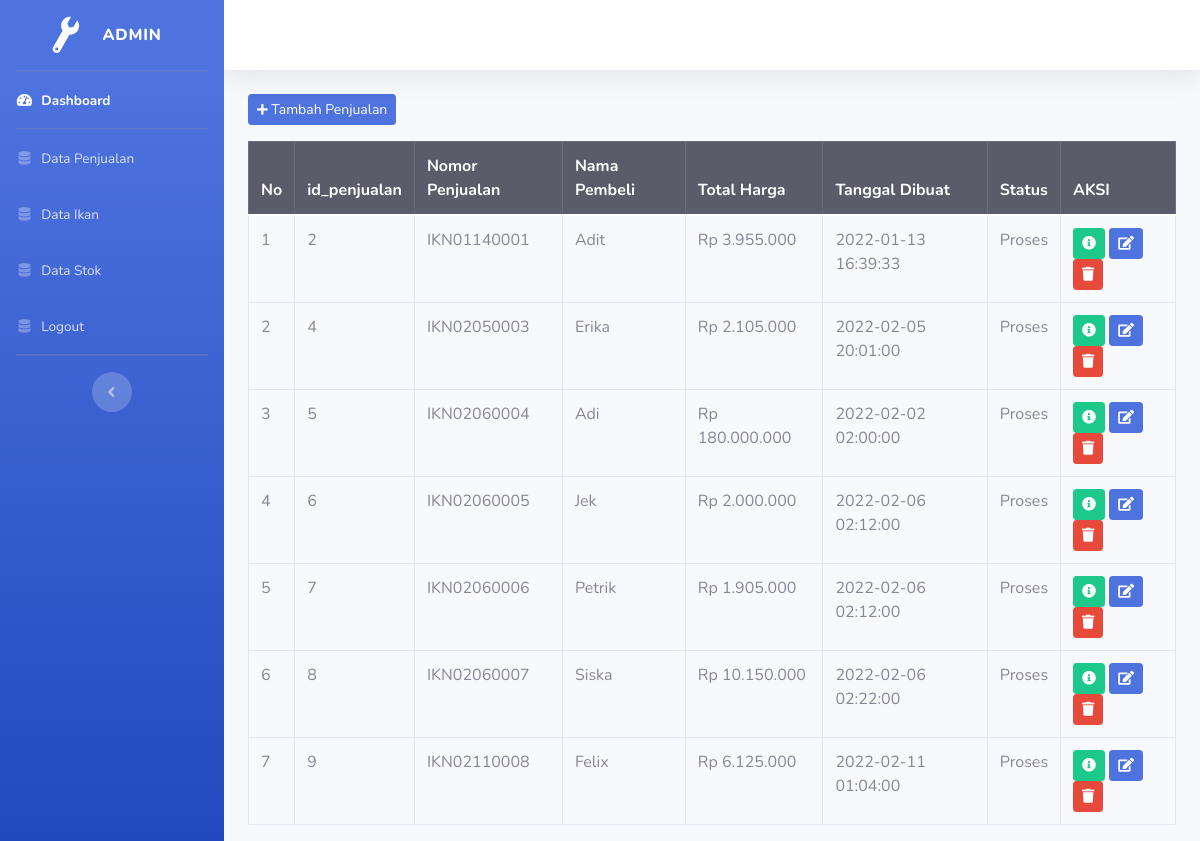
The page /index.php/admin/data_penjualan on the database as committed earlier.
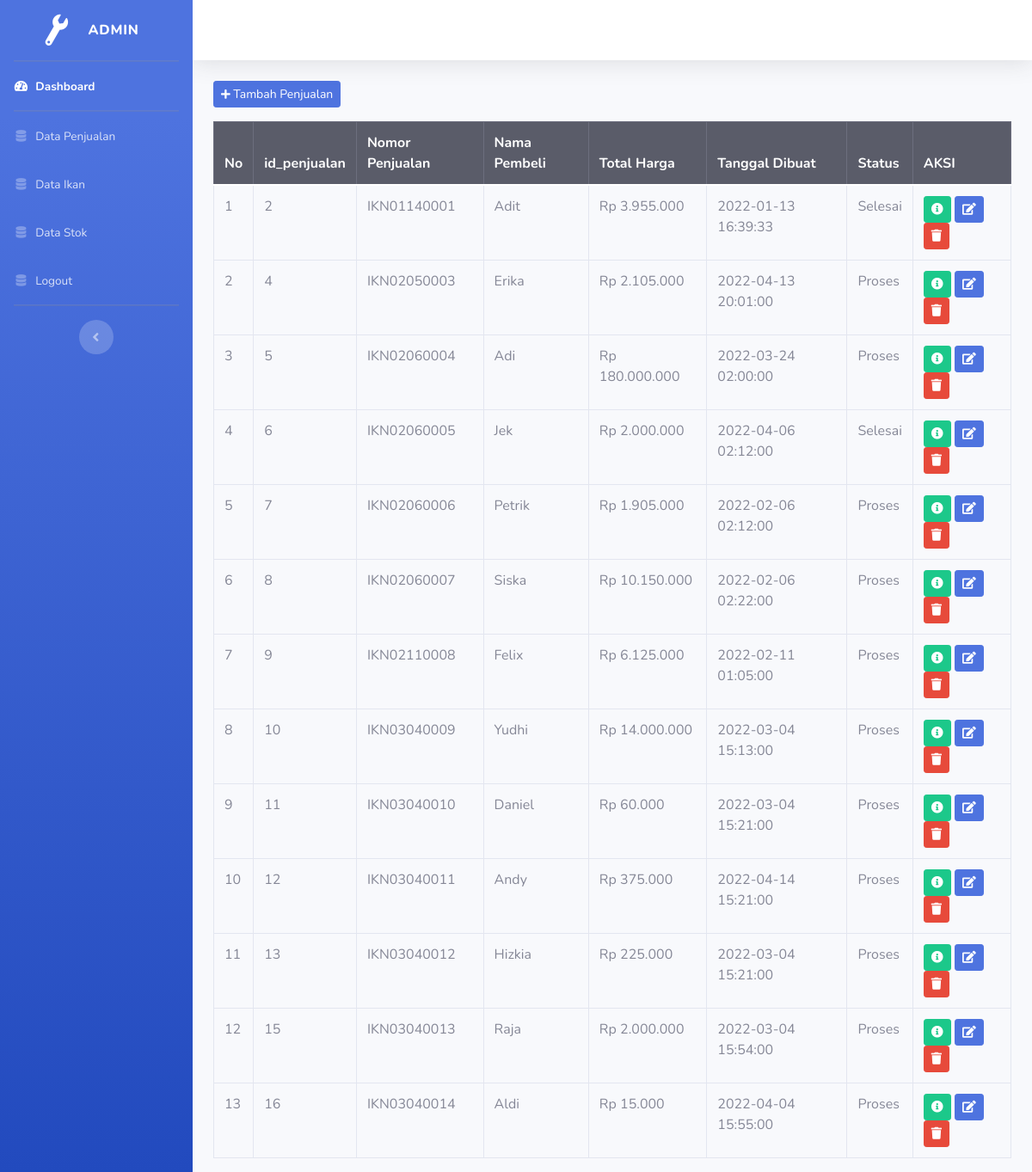
The same page on the database as committed later.
### tables this page shows
CREATE TABLE `penjualan` (
  `id` int(11) NOT NULL,
  `no_penjualan` varchar(11) NOT NULL,
  `nama_pembeli` varchar(60) NOT NULL,
  `total_harga` int(11) NOT NULL,
  `tanggal_dibuat` datetime NOT NULL,
  `tanggal_selesai` datetime NOT NULL,
  `status` varchar(50) NOT NULL
);

### application/controllers/admin/Data_penjualan.php (called while the page is built, shortened)
<?php
class data_penjualan extends CI_Controller{
    public function __construct()
    {
        $this->load->library('session');
        $this->load->model('model_katalog');
        $this->load->model('model_penjualan');
    }
    public function index()
    {
        $data['penjualan']      = $this->model_penjualan->tampil_data_penjualan()->result();
        $data['katalog_asli']   = $this->model_penjualan->tampil_data_katalog()->result();
        $data['ikan']           = $this->model_katalog->tampil_data_katalog()->result();
        $this->load->view('admin/data_penjualan', $data);
    }
}

### index.php (called while the page is built, shortened)
<?php
require_once BASEPATH.'core/CodeIgniter.php';

### application/models/Model_penjualan.php (called while the page is built, shortened)
<?php
class Model_penjualan extends CI_Model{
    public function tampil_data_penjualan(){
        return $this->db->get('penjualan');
    }
    public function tampil_data_katalog(){
        $this->db->select('detail_penjualan.id,detail_penjualan.jumlah,ikan.nama_ikan,ikan.id,ikan.harga,ikan.deskripsi,detail_penjualan.harga_jual,detail_penjualan.subtotal_harga');
        $this->db->from('detail_penjualan');
        $this->db->join('penjualan', 'penjualan.id = detail_penjualan.id_penjualan', 'left');
        $this->db->join('ikan', 'ikan.id = detail_penjualan.id_ikan', 'left');
        return $this->db->get();
    }
}

### application/views/admin/data_penjualan.php (the view, shortened to what this page needs)
<div class="container-fluid">
    <button class="btn btn-sm btn-primary mb-3" data-toggle="modal" data-target="#tambah_penjualan"><i class="fas fa-plus fa-sm"></i> Tambah Penjualan</button>
    <table id="tables" class="table table-bordered">
    <thead class="thead-dark">
        <tr>
        <th>No</th>
        <th>id_penjualan</th>
        <th>Nomor Penjualan</th>
        <th>Nama Pembeli</th>
        <th>Total Harga</th>
        <th>Tanggal Dibuat</th>
        <th>Status</th>
        <th >AKSI</th>
        </tr>
    </thead>
        <?php
        $no=1;
        foreach($penjualan as $pjl) : ?>
            <tr>
                <td><?php echo $no++ ?></td>
                <td class="id_penjualan"><?php echo $pjl->id ?></td>
                <td class="no_penjualan"><?php echo $pjl->no_penjualan ?></td>
                <td class="nama_pembeli"><?php echo $pjl->nama_pembeli ?></td>
                <td class="total_harga">Rp <?php echo number_format($pjl->total_harga,0,',','.') ?></td>
                <td class="tanggal_dibuat"><?php echo $pjl->tanggal_dibuat ?></td>
                <td class="status"><?php echo $pjl->status ?></td>
                <td><?php echo anchor ('admin/data_penjualan/detail/' .$pjl->id, '<div class="btn btn-success btn-sm"><i class="fas fa-info-circle"></i></div>') ?>
                <button  class="btn btn-primary btn-sm" data-toggle="modal" data-target="#edit_penjualan"><i class="fas fa-edit"></i></button>
                <button  class="btn btn-danger btn-sm" data-toggle="modal" data-target="#hapus_penjualan"><i class="fas fa-trash"></i></button></td>
            </tr>
        <?php  endforeach; ?>
    </table>
</div>

Rows that differ between the two databases and show on the page:
changed penjualan "IKN01140001": status "Proses" → "Selesai"
changed penjualan "IKN02050003": tanggal_dibuat "2022-02-05 20:01:00" → "2022-04-13 20:01:00"
changed penjualan "IKN02060004": tanggal_dibuat "2022-02-02 02:00:00" → "2022-03-24 02:00:00"
changed penjualan "IKN02060005": tanggal_dibuat "2022-02-06 02:12:00" → "2022-04-06 02:12:00"; status "Proses" → "Selesai"
changed penjualan "IKN02110008": tanggal_dibuat "2022-02-11 01:04:00" → "2022-02-11 01:05:00"
added penjualan: id "10", no_penjualan "IKN03040009", nama_pembeli "Yudhi", total_harga "14.000.000", tanggal_dibuat "2022-03-04 15:13:00", status "Proses"
added penjualan: id "11", no_penjualan "IKN03040010", nama_pembeli "Daniel", total_harga "60.000", tanggal_dibuat "2022-03-04 15:21:00", status "Proses"
added penjualan: id "12", no_penjualan "IKN03040011", nama_pembeli "Andy", total_harga "375.000", tanggal_dibuat "2022-04-14 15:21:00", status "Proses"
added penjualan: id "13", no_penjualan "IKN03040012", nama_pembeli "Hizkia", total_harga "225.000", tanggal_dibuat "2022-03-04 15:21:00", status "Proses"
added penjualan: id "15", no_penjualan "IKN03040013", nama_pembeli "Raja", total_harga "2.000.000", tanggal_dibuat "2022-03-04 15:54:00", status "Proses"
added penjualan: id "16", no_penjualan "IKN03040014", nama_pembeli "Aldi", total_harga "15.000", tanggal_dibuat "2022-04-04 15:55:00", status "Proses"
